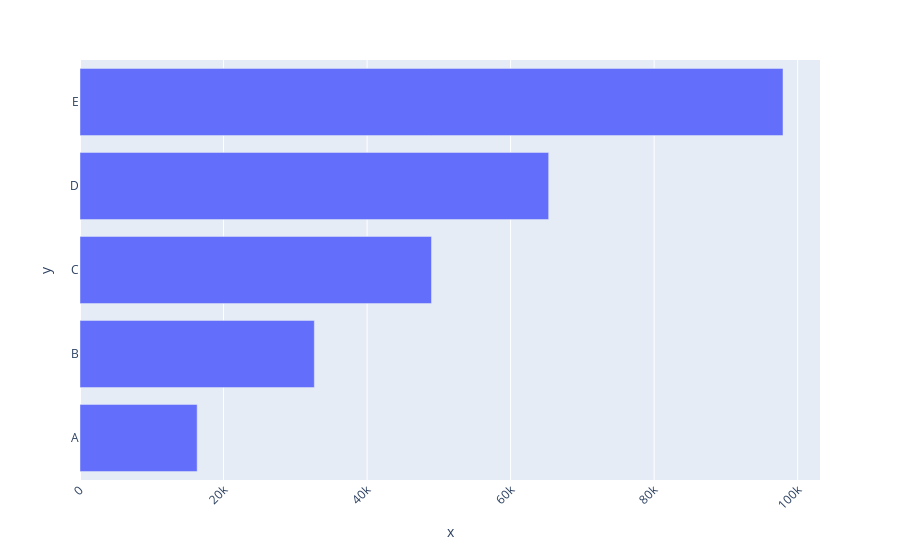

Notebook cell for this chart:
### Code cell
fig_Switch = px.bar(df, x=2*df['2017'] , y = df.index , orientation = "h")
fig_Switch.update_layout(xaxis_tickangle = -45)

fig_Switch.show()

### Figure 1 — Plotly figure (JSON) as saved in the notebook; plotly's stock layout.template omitted (floating-point values rounded to 4 significant figures)
{"data": [{"alignmentgroup": "True", "hoverlabel": {"namelength": 0}, "hovertemplate": "x=%{x}<br>y=%{y}", "legendgroup": "", "marker": {"color": "#636efa"}, "name": "", "offsetgroup": "", "orientation": "h", "showlegend": false, "textposition": "auto", "type": "bar", "x": [16330.0, 32650.0, 48980.0, 65300.0, 97960.0], "xaxis": "x", "y": ["A", "B", "C", "D", "E"], "yaxis": "y"}], "layout": {"barmode": "relative", "legend": {"tracegroupgap": 0}, "margin": {"t": 60}, "xaxis": {"anchor": "y", "domain": [0, 1], "tickangle": -45, "title": {"text": "x"}}, "yaxis": {"anchor": "x", "domain": [0, 1], "title": {"text": "y"}}}}
